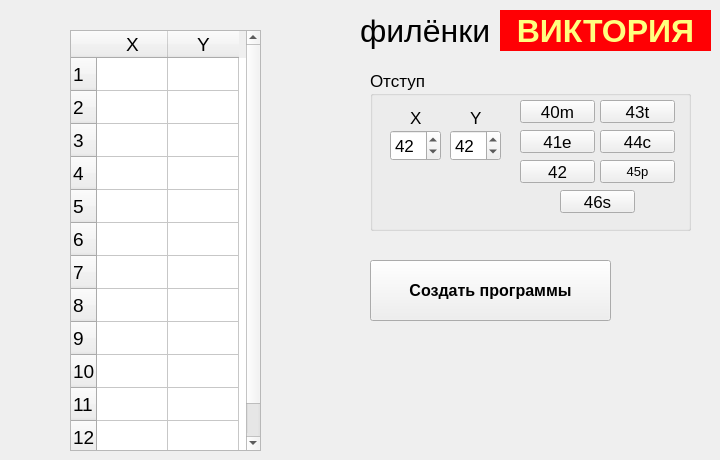
      <widget class="QWidget" name="tab_vik">
       <property name="minimumSize">
        <size>
         <width>0</width>
         <height>0</height>
        </size>
       </property>
       <property name="accessibleName">
        <string/>
       </property>
       <property name="accessibleDescription">
        <string/>
       </property>
       <property name="autoFillBackground">
        <bool>false</bool>
       </property>
       <attribute name="icon">
        <iconset>
         <normaloff>ico/Hydrattz-Multipurpose-Alphabet-Letter-V-orange.ico</normaloff>ico/Hydrattz-Multipurpose-Alphabet-Letter-V-orange.ico</iconset>
       </attribute>
       <attribute name="title">
        <string>Виктория (ф)</string>
       </attribute>
       <widget class="QLabel" name="label">
        <property name="geometry">
         <rect>
          <x>360</x>
          <y>10</y>
          <width>141</width>
          <height>41</height>
         </rect>
        </property>
        <property name="font">
         <font>
          <pointsize>24</pointsize>
         </font>
        </property>
        <property name="text">
         <string>филёнки</string>
        </property>
       </widget>
       <widget class="QLabel" name="label_2">
        <property name="geometry">
         <rect>
          <x>500</x>
          <y>10</y>
          <width>211</width>
          <height>41</height>
         </rect>
        </property>
        <property name="font">
         <font>
          <pointsize>24</pointsize>
          <weight>75</weight>
          <bold>true</bold>
         </font>
        </property>
        <property name="styleSheet">
         <string notr="true">background-color: rgb(255, 0, 4);
color: rgb(255, 255, 127);</string>
        </property>
        <property name="text">
         <string>ВИКТОРИЯ</string>
        </property>
        <property name="alignment">
         <set>Qt::AlignCenter</set>
        </property>
       </widget>
       <widget class="QGroupBox" name="groupBox_ots_vik">
        <property name="geometry">
         <rect>
          <x>370</x>
          <y>70</y>
          <width>321</width>
          <height>161</height>
         </rect>
        </property>
        <property name="font">
         <font>
          <pointsize>13</pointsize>
         </font>
        </property>
        <property name="title">
         <string>Отступ</string>
        </property>
        <widget class="QSpinBox" name="spinBox_ots_vik_X">
         <property name="geometry">
          <rect>
           <x>20</x>
           <y>60</y>
           <width>51</width>
           <height>31</height>
          </rect>
         </property>
         <property name="minimum">
          <number>25</number>
         </property>
         <property name="maximum">
          <number>50</number>
         </property>
         <property name="value">
          <number>42</number>
         </property>
        </widget>
        <widget class="QSpinBox" name="spinBox_ots_vik_Y">
         <property name="geometry">
          <rect>
           <x>80</x>
           <y>60</y>
           <width>51</width>
           <height>31</height>
          </rect>
         </property>
         <property name="minimum">
          <number>25</number>
         </property>
         <property name="maximum">
          <number>50</number>
         </property>
         <property name="value">
          <number>42</number>
         </property>
        </widget>
        <widget class="QLabel" name="label_ots_vik_X">
         <property name="geometry">
          <rect>
           <x>40</x>
           <y>40</y>
           <width>21</width>
           <height>16</height>
          </rect>
         </property>
         <property name="text">
          <string>X</string>
         </property>
        </widget>
        <widget class="QLabel" name="label_ots_vik_Y">
         <property name="geometry">
          <rect>
           <x>100</x>
           <y>40</y>
           <width>21</width>
           <height>16</height>
          </rect>
         </property>
         <property name="text">
          <string>Y</string>
         </property>
        </widget>
        <widget class="QPushButton" name="btn_ots_vik_40">
         <property name="geometry">
          <rect>
           <x>150</x>
           <y>30</y>
           <width>75</width>
           <height>23</height>
          </rect>
         </property>
         <property name="text">
          <string>40m</string>
         </property>
        </widget>
        <widget class="QPushButton" name="btn_ots_vik_41">
         <property name="geometry">
          <rect>
           <x>150</x>
           <y>60</y>
           <width>75</width>
           <height>23</height>
          </rect>
         </property>
         <property name="text">
          <string>41e</string>
         </property>
        </widget>
        <widget class="QPushButton" name="btn_ots_vik_42">
         <property name="geometry">
          <rect>
           <x>150</x>
           <y>90</y>
           <width>75</width>
           <height>23</height>
          </rect>
         </property>
         <property name="text">
          <string>42</string>
         </property>
        </widget>
        <widget class="QPushButton" name="btn_ots_vik_43">
         <property name="geometry">
          <rect>
           <x>230</x>
           <y>30</y>
           <width>75</width>
           <height>23</height>
          </rect>
         </property>
         <property name="text">
          <string>43t</string>
         </property>
        </widget>
        <widget class="QPushButton" name="btn_ots_vik_44">
         <property name="geometry">
          <rect>
           <x>230</x>
           <y>60</y>
           <width>75</width>
           <height>23</height>
          </rect>
         </property>
         <property name="text">
          <string>44c</string>
         </property>
        </widget>
        <widget class="QPushButton" name="btn_ots_vik_45">
         <property name="geometry">
          <rect>
           <x>230</x>
           <y>90</y>
           <width>75</width>
           <height>23</height>
          </rect>
         </property>
         <property name="font">
          <font>
           <pointsize>10</pointsize>
          </font>
         </property>
         <property name="text">
          <string>45p</string>
         </property>
        </widget>
        <widget class="QPushButton" name="btn_ots_vik_46">
         <property name="geometry">
          <rect>
           <x>190</x>
           <y>120</y>
           <width>75</width>
           <height>23</height>
          </rect>
         </property>
         <property name="text">
          <string>46s</string>
         </property>
        </widget>
       </widget>
       <widget class="QPushButton" name="btn_create_vik">
        <property name="geometry">
         <rect>
          <x>370</x>
          <y>260</y>
          <width>241</width>
          <height>61</height>
         </rect>
        </property>
        <property name="font">
         <font>
          <pointsize>12</pointsize>
          <weight>75</weight>
          <bold>true</bold>
         </font>
        </property>
        <property name="toolTip">
         <string extracomment="При нажатии на эту кнопку программа создаст программы, используя шаблон и положит их в папку с нужным отступом"/>
        </property>
        <property name="text">
         <string>Создать программы</string>
        </property>
        <property name="icon">
         <iconset>
          <normaloff>ico/Hydrattz-Multipurpose-Alphabet-Letter-V-orange.ico</normaloff>ico/Hydrattz-Multipurpose-Alphabet-Letter-V-orange.ico</iconset>
        </property>
        <property name="iconSize">
         <size>
          <width>32</width>
          <height>32</height>
         </size>
        </property>
        <property name="autoDefault">
         <bool>false</bool>
        </property>
        <property name="default">
         <bool>false</bool>
        </property>
        <property name="flat">
         <bool>false</bool>
        </property>
       </widget>
       <widget class="QTableWidget" name="tableWidget_vik">
        <property name="geometry">
         <rect>
          <x>70</x>
          <y>30</y>
          <width>191</width>
          <height>421</height>
         </rect>
        </property>
        <property name="font">
         <font>
          <pointsize>14</pointsize>
         </font>
        </property>
        <property name="verticalScrollBarPolicy">
         <enum>Qt::ScrollBarAlwaysOn</enum>
        </property>
        <property name="rowCount">
         <number>12</number>
        </property>
        <property name="columnCount">
         <number>2</number>
        </property>
        <attribute name="horizontalHeaderDefaultSectionSize">
         <number>71</number>
        </attribute>
        <attribute name="horizontalHeaderMinimumSectionSize">
         <number>30</number>
        </attribute>
        <attribute name="verticalHeaderMinimumSectionSize">
         <number>33</number>
        </attribute>
        <row/>
        <row/>
        <row/>
        <row/>
        <row/>
        <row/>
        <row/>
        <row/>
        <row/>
        <row/>
        <row/>
        <row/>
        <column>
         <property name="text">
          <string>X</string>
         </property>
        </column>
        <column>
         <property name="text">
          <string>Y</string>
         </property>
        </column>
       </widget>
      </widget>
